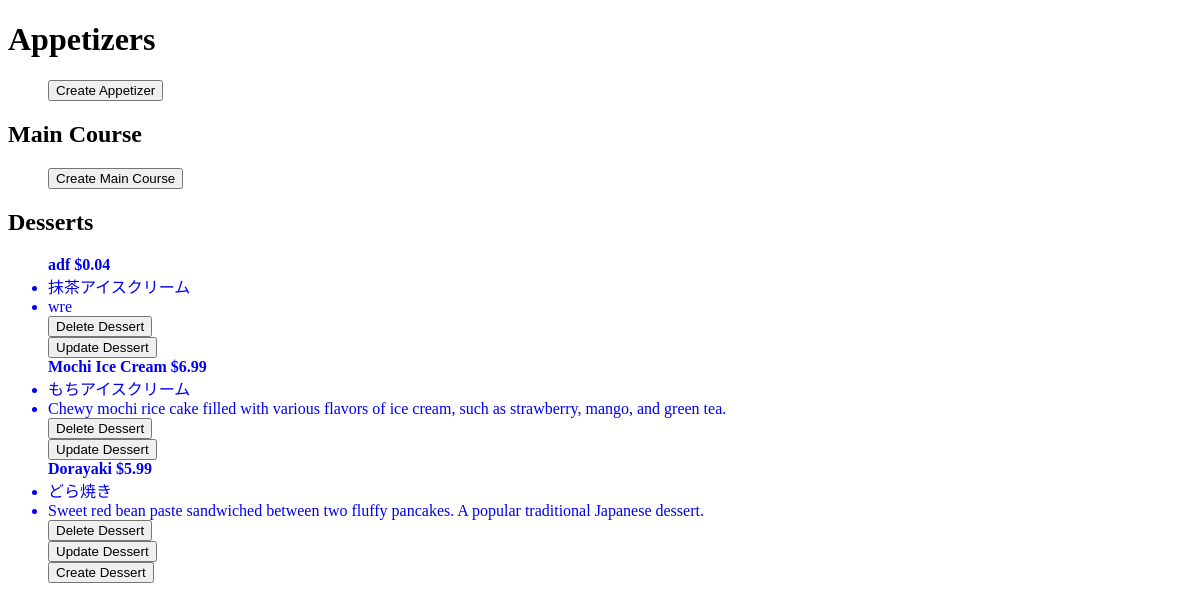
Page /backoffice/dessert_list/ on the earlier database version.
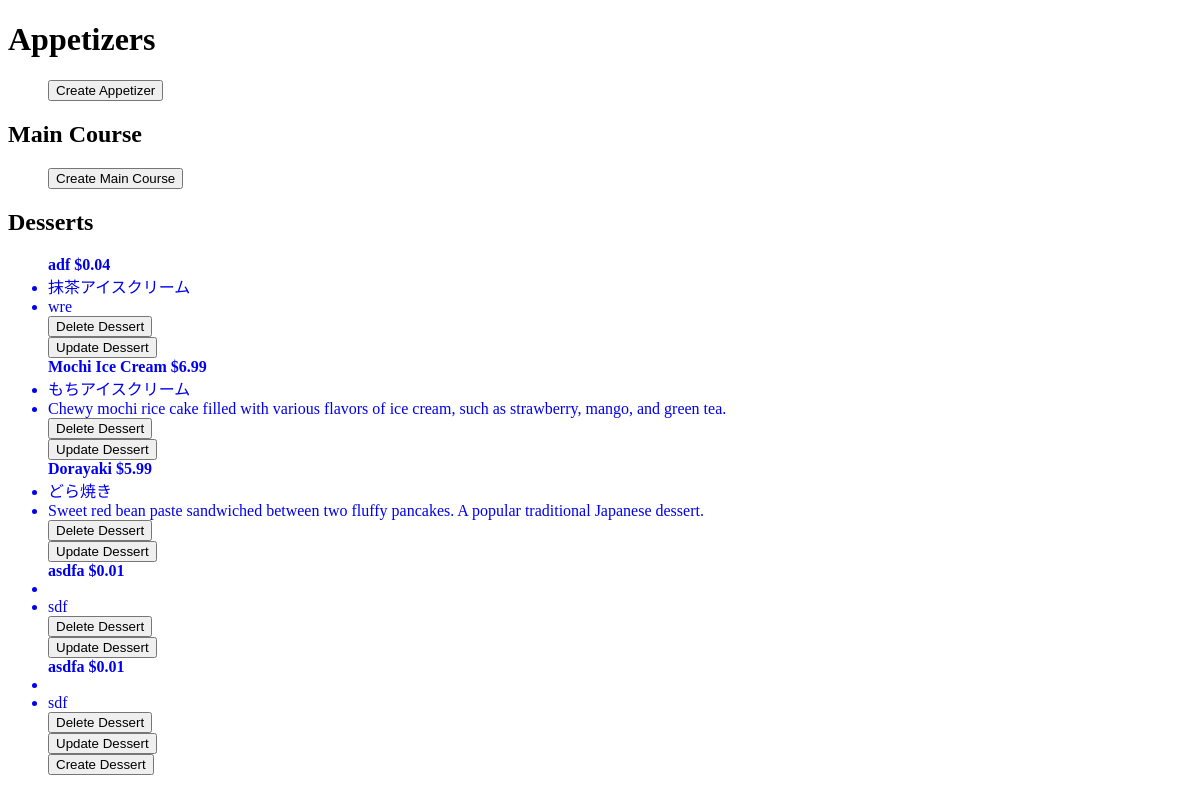
Same page on the later database version.
### menu_app/models.py (models this page shows, shortened)
class Dessert(models.Model):
    type = models.CharField(max_length=100)
    name = models.CharField(max_length=100)
    japanese_name = models.CharField(max_length=100)
    price = models.DecimalField(max_digits=10, decimal_places=2)
    description = models.CharField(max_length=100)

### menu_app/views.py (the view)
# urls.py: path('dessert_list/', dessert_record),
def dessert_record(request):
  dessert_list = Dessert.objects.all()
  return render(request, 'office.html', {'dessert_list': dessert_list})

### menu_app/templates/office.html (shortened to what this page needs)
<!DOCTYPE html>
<html lang="en">
  <head>
  </head>
  <body>
    <h1>Appetizers</h1>
    <ul>
      <form action="{% url 'menu_app:create_appetizer'  %}" method="POST">
        <button type="submit">Create Appetizer</button>
      </form>
    </ul>
    <h2>Main Course</h2>
    <ul>
      <form action="{% url 'menu_app:create_main_course'  %}" method="POST">
        <button type="submit">Create Main Course</button>
      </form>
    </ul>
    <h2>Desserts</h2>
    <ul>
      {% for dessert in dessert_list %}
      <a
        style="text-decoration: none"
        href="{% url 'dessert_item' dessert.id %}"
      >
        <b>{{ dessert.name }} ${{ dessert.price }}</b>
        <li>{{ dessert.japanese_name }}</li>
        <li>{{ dessert.description }}</li>
      </a>
      <form
        action="{% url 'menu_app:delete_desserts' dessert.id %}"
        method="POST"
      >
        <button type="submit">Delete Dessert</button>
      </form>
      <form
        action="{% url 'menu_app:update_dessert' dessert.id %}"
        method="POST"
      >
        <button type="submit">Update Dessert</button>
      </form>
      {% endfor %}
      <form action="{% url 'menu_app:create_dessert'  %}" method="POST">
        <button type="submit">Create Dessert</button>
      </form>
    </ul>
  </body>
</html>

Differences in the rows shown:
added Dessert: name "asdfa", price "0.01", description "sdf"
added Dessert: name "asdfa", price "0.01", description "sdf"
